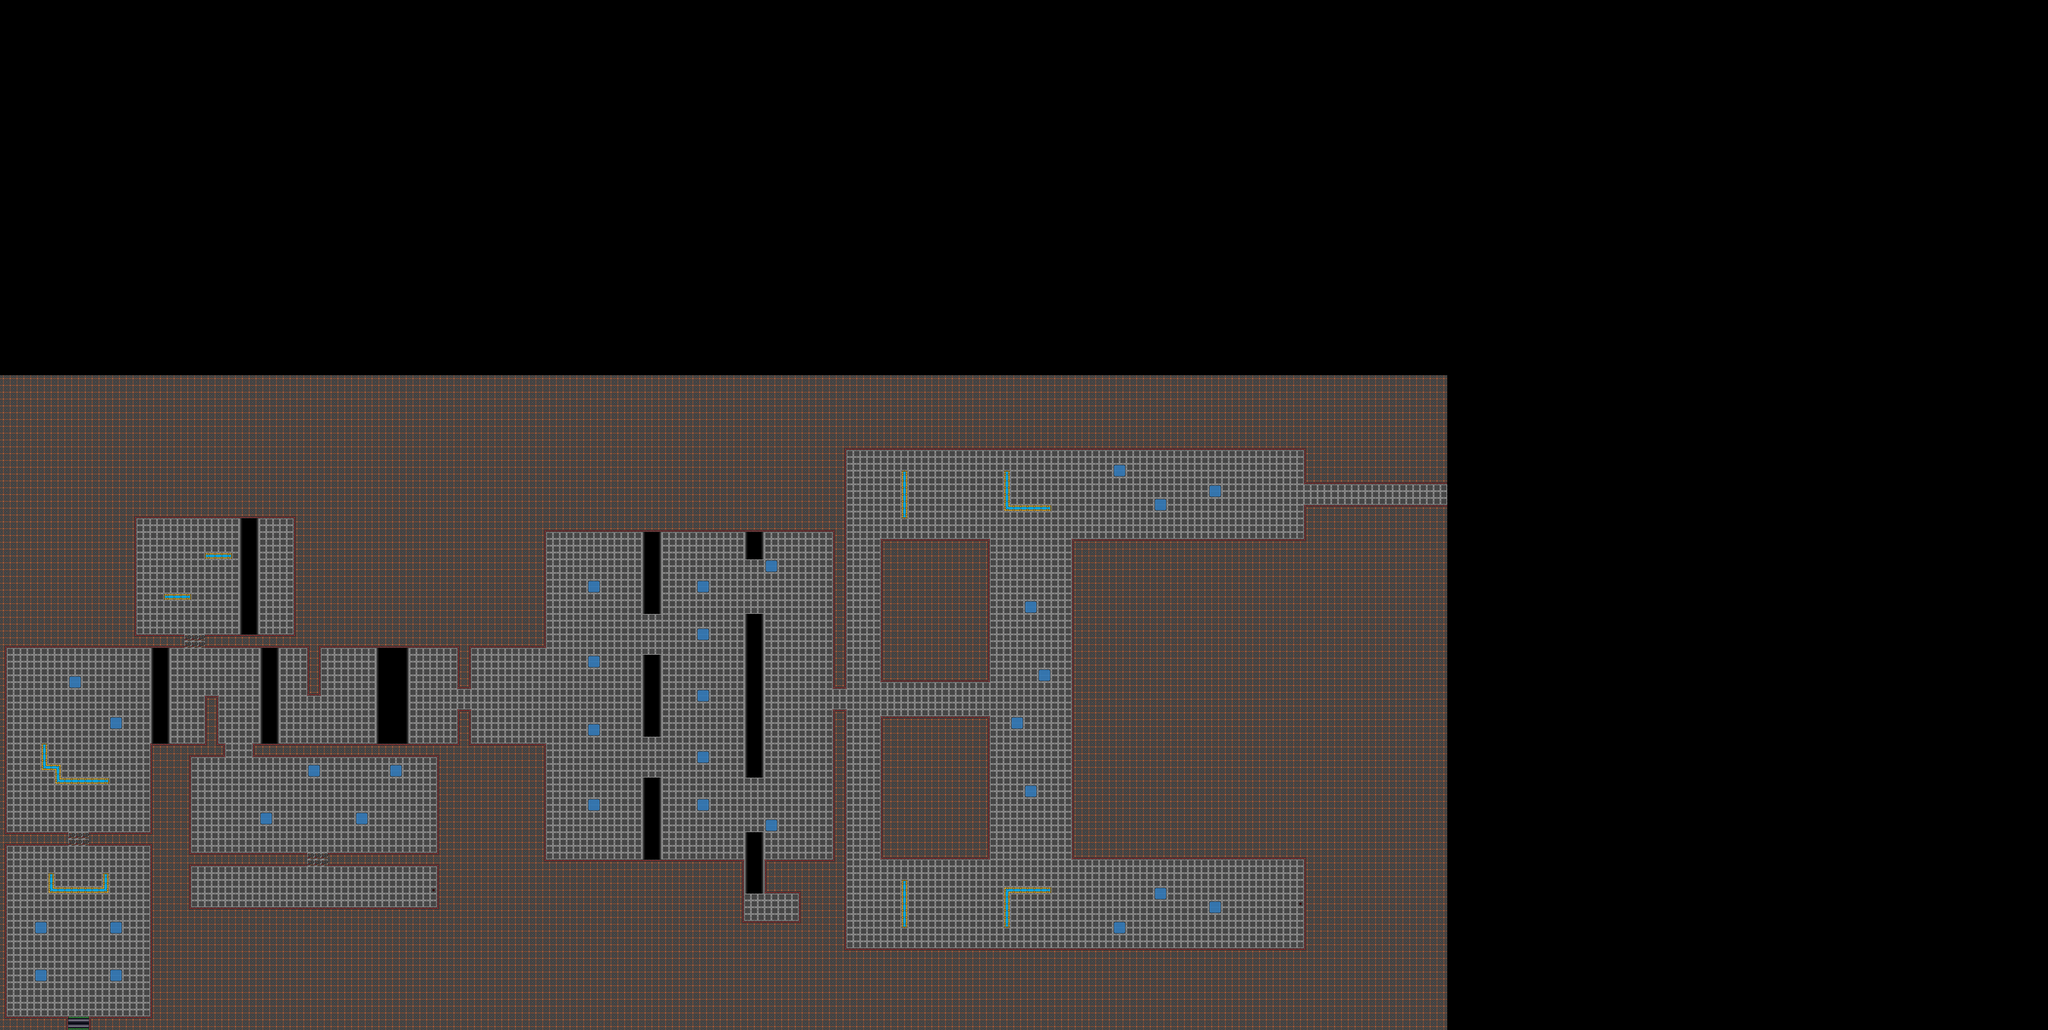

A 2D game scene composited from a Tiled map and its tileset images. What follows is a short description and the map's XML, with each tile layer's data collapsed to a summary:
An orthogonal 300x151 tile map with 32x32 px tiles, 1 tile layer (Tile Layer 1) and 25 objects.

<map version="1.0" orientation="orthogonal" renderorder="right-down" width="300" height="151" tilewidth="32" tileheight="32" nextobjectid="1">
 <properties>
  <property name="unity:scale" value="0.02" />
 </properties>
 <tileset firstgid="1" name="Test Level" tilewidth="32" tileheight="32" tilecount="100">
  <image source="../../../Level Design/Space Station Tileset.png" width="320" height="320" />
  <tile id="1">
   <objectgroup draworder="index">
    <object id="0" x="-0.25" y="0.5" width="31.75" height="31.25" />
   </objectgroup>
  </tile>
  <tile id="2">
   <objectgroup draworder="index">
    <object id="0" x="23.3333" y="23" width="8.41667" height="8.5" />
   </objectgroup>
  </tile>
  <tile id="3">
   <objectgroup draworder="index">
    <object id="0" x="0.5" y="3.25" width="31.5" height="25.5" />
   </objectgroup>
  </tile>
  <tile id="4">
   <objectgroup draworder="index">
    <object id="0" x="-0.25" y="0" width="32.25" height="8.5" />
   </objectgroup>
  </tile>
  <tile id="5">
   <objectgroup draworder="index">
    <object id="0" x="23.25" y="23" width="8.75" height="8.75" />
   </objectgroup>
  </tile>
  <tile id="11">
   <objectgroup draworder="index">
    <object id="0" x="-0.333333" y="0" width="32" height="32" />
   </objectgroup>
  </tile>
  <tile id="12">
   <objectgroup draworder="index">
    <object id="0" x="5" y="31.3333">
     <polygon points="0,0 0.878788,-20.8788 5.33333,-26.0303 26.3333,-25.6667 26.6667,0" />
    </object>
   </objectgroup>
  </tile>
  <tile id="13">
   <objectgroup draworder="index">
    <object id="0" x="3.5" y="-0.25" width="25" height="29" />
    <object id="0" x="24.3333" y="3.25" width="7.33333" height="25.25" />
   </objectgroup>
  </tile>
  <tile id="14">
   <objectgroup draworder="index">
    <object id="0" x="0.75" y="0.5" width="7.25" height="31" />
    <object id="0" x="0.25" y="0.25" width="31.5" height="8.25" />
   </objectgroup>
  </tile>
  <tile id="22">
   <objectgroup draworder="index">
    <object id="0" x="0" y="-0.333333" width="31.75" height="32" />
   </objectgroup>
  </tile>
  <tile id="23">
   <objectgroup draworder="index">
    <object id="0" x="0" y="3.5" width="31.75" height="25" />
   </objectgroup>
  </tile>
  <tile id="24">
   <objectgroup draworder="index">
    <object id="0" x="-0.25" y="5.5" width="31.5" height="20.75" />
   </objectgroup>
  </tile>
  <tile id="30">
   <objectgroup draworder="index">
    <object id="0" x="-0.666667" y="-0.666667" width="33" height="32.3333" />
   </objectgroup>
  </tile>
  <tile id="32">
   <objectgroup draworder="index" />
  </tile>
  <tile id="33">
   <objectgroup draworder="index">
    <object id="0" x="-0.181818" y="5.45455">
     <polygon points="0,0 21.4545,0 27.2727,5.27273 27.2727,26.3636 0.181818,26.5455" />
    </object>
   </objectgroup>
  </tile>
  <tile id="34">
   <objectgroup draworder="index">
    <object id="0" x="5.25" y="0" width="21" height="31.5" />
   </objectgroup>
  </tile>
  <tile id="42">
   <objectgroup draworder="index">
    <object id="0" x="0" y="5.25" width="31.5" height="26.75" />
   </objectgroup>
  </tile>
  <tile id="43">
   <objectgroup draworder="index">
    <object id="0" x="0" y="-0.25" width="26.5" height="32" />
   </objectgroup>
  </tile>
  <tile id="44">
   <objectgroup draworder="index">
    <object id="0" x="5.75" y="0" width="20.75" height="31.5" />
   </objectgroup>
  </tile>
  <tile id="52">
   <objectgroup draworder="index">
    <object id="0" x="5.25" y="31.25">
     <polygon points="0,0 0,-18.75 7.5,-25.75 26.5,-25.75 26.5,0.5 -0.25,0.5" />
    </object>
   </objectgroup>
  </tile>
  <tile id="53">
   <objectgroup draworder="index">
    <object id="0" x="0" y="5.25">
     <polygon points="0,0 19,0 26.75,7.5 26.75,27 -0.5,27 -0.25,0.25" />
    </object>
   </objectgroup>
  </tile>
  <tile id="54">
   <objectgroup draworder="index">
    <object id="0" x="5.5" y="-1" width="21" height="32.25" />
   </objectgroup>
  </tile>
  <tile id="62">
   <objectgroup draworder="index">
    <object id="0" x="5.5" y="-0.5">
     <polygon points="0,0 -0.25,19.75 6.75,26.5 26,26.5 26.5,-0.5" />
    </object>
   </objectgroup>
  </tile>
  <tile id="63">
   <objectgroup draworder="index">
    <object id="0" x="-0.25" y="0.25">
     <polygon points="0,0 26.75,-0.25 26.5,19.5 19.5,26.25 0,26 0,0" />
    </object>
   </objectgroup>
  </tile>
 </tileset>
 <layer name="Tile Layer 1" width="300" height="151">
  <data>[45300 cells, 20352 non-empty, 15 distinct tile ids]</data>
 </layer>
</map>
